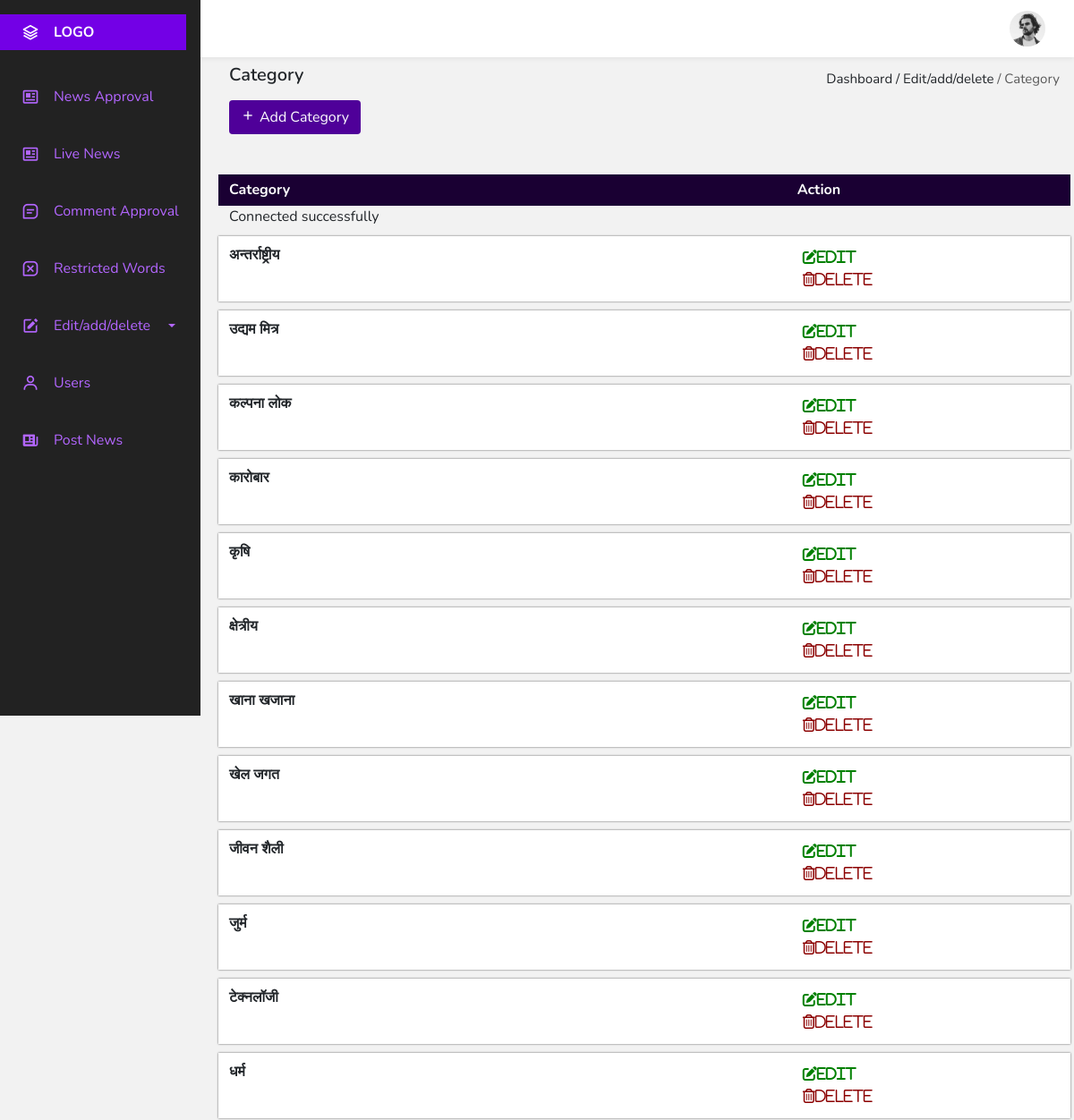
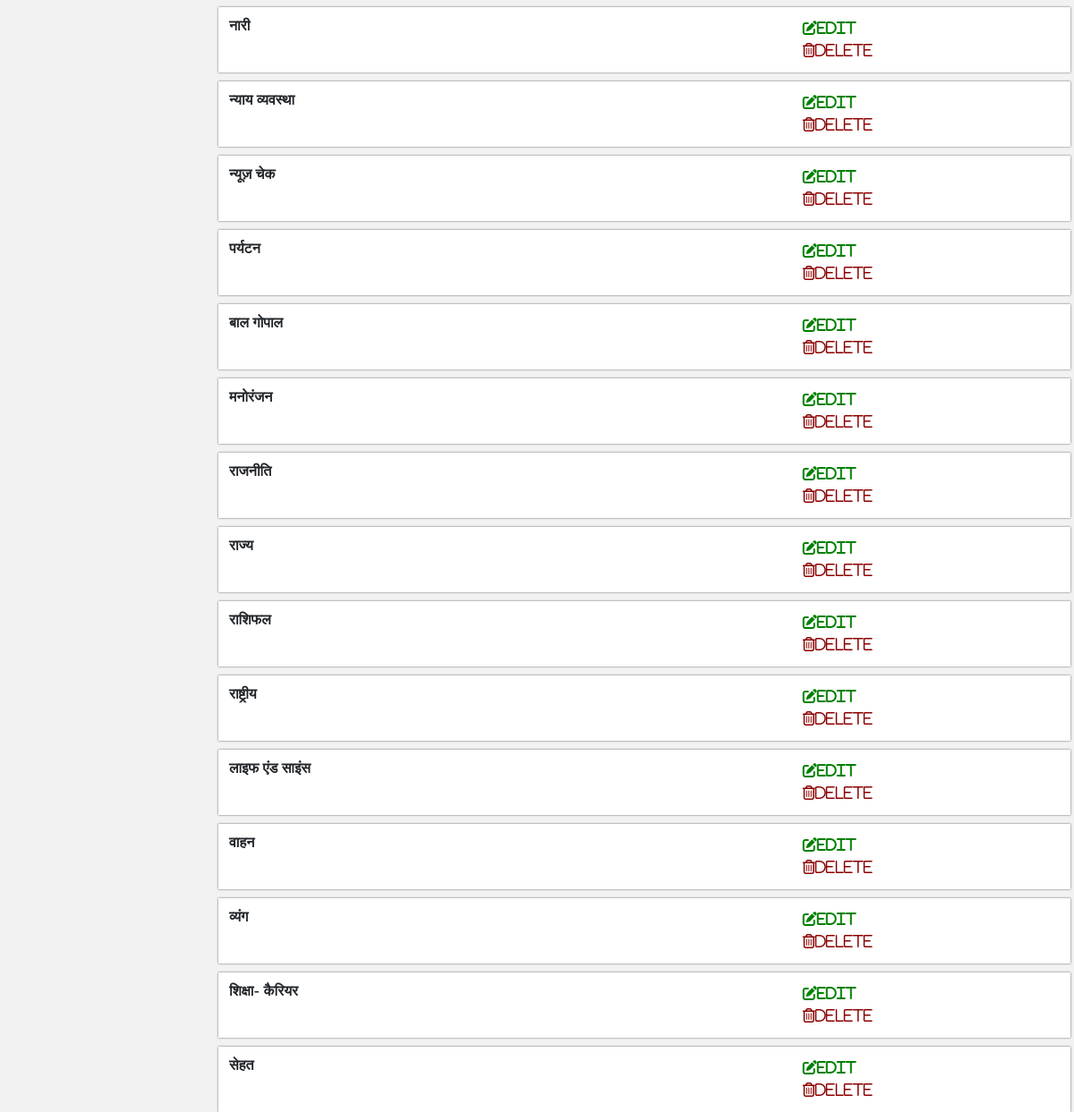
The page /public_html/admin_panel/category.php on the database its author committed (2 pictures, top to bottom).
### tables this page shows
CREATE TABLE `category` (
  `cat_id` int(11) NOT NULL,
  `cat` varchar(100) NOT NULL DEFAULT ''
);

### public_html/admin_panel/category.php (the view, shortened to what this page needs)
<!DOCTYPE html>
<html lang="en">
<head>
    <link href='https://cdn.jsdelivr.net/npm/boxicons@2.0.5/css/boxicons.min.css' rel='stylesheet'>
    <link href="https://cdn.jsdelivr.net/npm/bootstrap@5.0.0-beta1/dist/css/bootstrap.min.css" rel="stylesheet">
    <link rel="stylesheet" href="style.css">
</head>
<body id="body-pd">
    <header class="header" id="header">
        <div class="header__img">
            <img src="perfil.jpg" alt="">
        </div>
    </header>
    <div class="l-navbar" id="nav-bar">
        <nav class="nav">
            <div>
                <a href="#" class="nav__logo">
                    <i class='bx bx-layer nav__logo-icon'></i>
                    <span class="nav__logo-name">LOGO</span>
                </a>
                <div class="nav__list">
                    <a href="index.php" class="nav__link">
                        <i class='bx bx-news nav__icon'></i>
                        <span class="nav__name">News Approval</span>
                    </a>
                    <a href="live_news.php" class="nav__link">
                        <i class='bx bx-news nav__icon'></i>
                        <span class="nav__name">Live News</span>
                    </a>
                    <a href="comment.php" class="nav__link">
                        <i class='bx bx-message-square-detail nav__icon'></i>
                        <span class="nav__name">Comment Approval</span>
                    </a>
                    <a href="restricted.php" class="nav__link">
                        <i class='bx bx-message-square-x nav__icon'></i>
                        <span class="nav__name">Restricted Words</span>
                    </a>
                    <a class=" nav__link nav-link dropdown-toggle nav__line1" href="#" id="navbarDropdown" role="button" data-bs-toggle="dropdown" aria-expanded="false">
                        <i class='bx bxs-edit nav__icon'></i>
                        <span class="nav__name">Edit/add/delete</span>
                    </a>
                    <a href="user.php" class="nav__link">
                        <i class='bx bx-user nav__icon'></i>
                        <span class="nav__name">Users</span>
                    </a>
                <a href="postNews.php" class="nav__link">
                    <i class='bx bxs-news nav__icon'></i>
                    <span class="nav__name">Post News</span>
                </a>
            </div>
        </div>
    </nav>
</div>
<section id="tab1">
    <div class="navbar">
        <div class="navbar-left">
            <h5>Category</h5>
        </div>
        <div class="navbar-right">
            <p>Dashboard / Edit/add/delete <span class="p-span">/ Category</span></p>
        </div>
    </div>
    <button class="btn res-btn" onclick="togglePopup1()"><i class='bx bx-plus'></i>Add Category</button>
    <div class="row title-sec">
        <div class="col">
            <h6>Category</h6>
        </div>
        <div class="col-4">
            <h6>Action</h6>
        </div>
    </div>
    <?php
    include 'db.php';
    mysqli_set_charset($con, 'utf8');
    $category = mysqli_query($con, "SELECT * FROM category ORDER BY cat");
    while ($row = mysqli_fetch_array($category)) {
        ?>
        <div class="row">
            <div class="col-12 table1">
                <div class="row row1">
                    <div class="col">
                        <h6 class="h6-1"><?php echo $row['cat']; ?></h6>
                    </div>
                    <div class="col-4">
                        <button class="action-btn1" onclick="togglePopup(<?php echo $row['cat_id']; ?>)" ><i class="fas fa-edit fas-lg">Edit</i></button>
                        <button class="action-btn2" onclick="return confirm('Are you sure to Delete?')" ><a href="delete_category.php?msg=<?php echo $row['cat_id']; ?>"><i class="far fa-trash-alt fas-lg">Delete</i></a></button>
                    </div>
                </div>
            </div>
        </div>
        <?php } ?>
    </section>
</body></html>

### public_html/admin_panel/db.php
<?php
$servername = "localhost:3307";
$database = "vapynews_news";
$username = "root";
$password = "";
$con = mysqli_connect($servername, $username, $password, $database);
if ($con->connect_error) {
die("Connection failed: " . $con->connect_error);
}
else{
echo 'Connected successfully';
}
?>

### public_html/admin_panel/style.css (style rules this page uses)
:root { --header-height: 3rem; --nav-width: 224px; --first-color: #4723D9; --first-color-light: #AFA5D9; --white-color: #F7F6FB; --body-font: 'Nunito', sans-serif; --normal-font-size: 1rem; --z-fixed: 100; }
body { position: relative; margin: var(--header-height) 0 0 0; padding: 0 1rem; font-family: var(--body-font); font-size: var(--normal-font-size); transition: .5s; }
a { text-decoration: none; }
.header { width: 100%; height: var(--header-height); position: fixed; top: 0; left: 0; display: flex; align-items: center; justify-content: space-between; padding: 0 1rem; background-color: var(--white-color); z-index: var(--z-fixed); transition: .5s; }
.header__img { width: 35px; height: 35px; display: flex; justify-content: center; border-radius: 50%; overflow: hidden; }
.header__img img { width: 40px; }
.l-navbar { position: fixed; top: 0; left: -30%; width: var(--nav-width); height: 100vh; background: #222222; padding: .5rem 1rem 0 0; transition: .5s; z-index: var(--z-fixed); }
.nav { height: 100%; display: flex; flex-direction: column; justify-content: space-between; overflow: hidden; }
.nav__logo, .nav__link { display: grid; grid-template-columns: max-content max-content; align-items: center; column-gap: 1rem; padding: .5rem 0 .5rem 1.5rem; }
.nav__line1 { display: flex; }
.nav__logo { background: #7300e6; margin-bottom: 2rem; }
.nav__logo-icon { font-size: 1.25rem; color: #fff; }
.nav__logo-name { color: #fff; font-weight: 700; }
.nav__link { position: relative; color: #b366ff; margin-bottom: 1.5rem; transition: .3s; }
.nav__icon { font-size: 1.25rem; }
@media screen and (min-width: 768px) { body { margin: calc(var(--header-height) + 1rem) 0 0 0; padding-left: calc(var(--nav-width) + 2rem); background-color: #f2f2f2; } }
@media screen and (min-width: 768px) { .header { height: calc(var(--header-height) + 1rem); padding: 0 2rem 0 calc(var(--nav-width) + 2rem); background-color: #fff; box-shadow: 0px 0px 6px #d9d9d9; } }
@media screen and (min-width: 768px) { .header__img { width: 40px; height: 40px; } }
@media screen and (min-width: 768px) { .header__img img { width: 45px; } }
@media screen and (min-width: 768px) { .l-navbar { left: 0; padding: 1rem 1rem 0 0; } }
@media screen and (min-width: 768px) { #tab1 .navbar-left h5 { font-weight: 600; } }
@media screen and (min-width: 768px) { #tab1 .navbar-right p { font-size: 15px; margin-bottom: 0; } }
@media screen and (min-width: 768px) { #tab1 .p-span { color: #595959 } }
@media screen and (min-width: 768px) { #tab1 .title-sec { margin-top: 45px; background: #1a0033; color: #fff; padding: 8px 0 0 0; } }
@media screen and (min-width: 768px) { #tab1 .title-sec h6 { font-weight: bold; } }
@media screen and (min-width: 768px) { #tab1 .table1 { background-color: #fff; margin-top: 10px; box-shadow: 0px 0px 2px #595959; } }
@media screen and (min-width: 768px) { .h6-1 { font-weight: bold; margin-bottom: 0; } }
@media screen and (min-width: 768px) { #tab1 .table1 h6 { margin-bottom: 0; } }
@media screen and (min-width: 768px) { #tab1 .row1 { padding: 12px 0; } }
@media screen and (min-width: 768px) { #tab1 .action-btn1, #tab1 .action-btn2, #tab1 .action-btn { border: none; background: none; outline: none; font-size: 15px; } }
@media screen and (min-width: 768px) { #tab1 .action-btn1 i { font-size: 16px; margin-right: 4px; color: green; } }
@media screen and (min-width: 768px) { #tab1 .action-btn2 i { font-size: 16px; margin-right: 4px; color: darkred; } }
@media screen and (min-width: 768px) { .res-btn { background: #4f0099; color: #fff; } }
@media screen and (min-width: 768px) { .res-btn i { margin-right: 5px; } }

### rows shown on the page
category: cat "अन्तर्राष्ट्रीय"
category: cat "उद्यम मित्र"
category: cat "कल्पना लोक"
category: cat "कारोबार"
category: cat "कृषि"
category: cat "क्षेत्रीय"
category: cat "खाना खजाना"
category: cat "खेल जगत"
category: cat "जीवन शैली"
category: cat "जुर्म"
category: cat "टेक्नलॉजी"
category: cat "धर्म"
category: cat "नारी"
category: cat "न्याय व्यवस्था"
category: cat "न्यूज़ चेक"
category: cat "पर्यटन"
category: cat "बाल गोपाल"
category: cat "मनोरंजन"
category: cat "राजनीति"
category: cat "राज्य"
category: cat "राशिफल"
category: cat "राष्ट्रीय"
category: cat "लाइफ एंड साइंस"
category: cat "वाहन"
category: cat "व्यंग"
category: cat "शिक्षा- कैरियर"
category: cat "सेहत"
